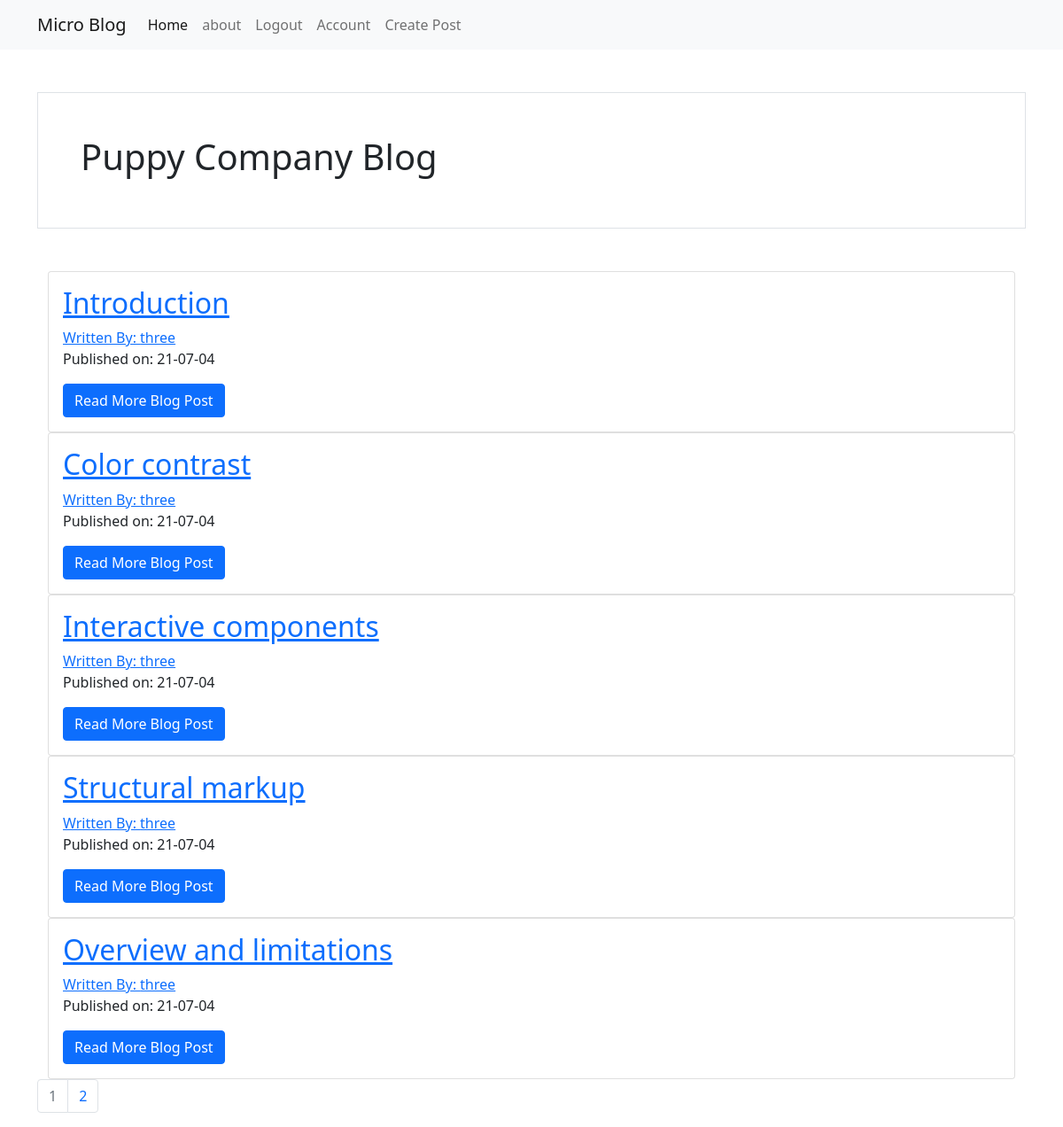
Screenshot of / (signed in) with the database file from the repository.
### puppycompanyblog/models.py (models this page shows, shortened)
class BlogPost(db.Model):
    users = db.relationship("User")
    id = db.Column(db.Integer, primary_key = True)
    user_id = db.Column(db.Integer, db.ForeignKey('users.id'), nullable=False)
    date = db.Column(db.DateTime, nullable=False, default=datetime.utcnow)
    title = db.Column(db.String(140), nullable=False)
    text = db.Column(db.Text, nullable=False)
    def __repr__(self):
        return f"POST Id: {self.id} -- Date: {self.date} -- title: {self.title}"

class User(db.Model, UserMixin):
    __tablename__ = 'users'
    id = db.Column(db.Integer, primary_key= True)
    profile_image = db.Column(db.String(20), nullable = False, default = "default_profile.png")
    email = db.Column(db.String(64), unique = True, index = True)
    username = db.Column(db.String(64), unique = True, index = True)
    password_hash = db.Column(db.String(128))
    posts = db.relationship("BlogPost", backref='author', lazy=True)

### puppycompanyblog/core/views.py (the view)
@core.route('/')
def index():
    page = request.args.get('page', 1, type=int)
    blog_posts = BlogPost.query.order_by(BlogPost.date.desc()).paginate(page=page, per_page=5)
    print(blog_posts.__dict__)
    return render_template('index.html', blog_posts=blog_posts), 200

### puppycompanyblog/models.py (called while the page is built)
@login_manager.user_loader
def load_user(user_id):
    return User.query.get(int(user_id))

### puppycompanyblog/templates/index.html
{% extends "base.html" %}
{% block content %}
  <div class="container-fulid border my-5 p-5 text center">
    <h1>Puppy Company Blog</h1>
  </div>
  <div class="container">
    {% for post in blog_posts.items %}
      <div class="card">
        <div class="card-body">
          <h2><a class="card-title" href="{{ url_for('blog_posts.blog_post', blog_post_id = post.id | int) }}">{{post.title}}</a></h2>
          <a href="{{ url_for('users.user_posts', username=post.author.username)}}">Written By: {{post.author.username}} </a>
          <p>Published on: {{post.date.strftime("%y-%m-%d")}} </p>
          <a href="{{ url_for('blog_posts.blog_post', blog_post_id = post.id | int) }}" class="btn btn-primary">Read More Blog Post</a>
        </div>
      </div>
    {% endfor %}
  </div>
  <nav aria-label="Page navigation">
    <ul class="pagination">
      {% for page_num in blog_posts.iter_pages(left_edge=1, right_edge=1, left_current=1, right_current=2) %}
      {% if blog_posts.page == page_num %}
        <li class="page-item disabled"><a class="page-link" href="{{ url_for('core.index', page=page_num) }}">{{ page_num }}</a></li>
      {% else %}
        <li class="page-item"><a class="page-link" href="{{ url_for('core.index', page=page_num) }}">{{ page_num }}</a></li>
      {% endif %}
      {% endfor %}
    </ul>
  </nav>
{% endblock %}

### rows the page displays
BlogPost: title "Introduction", author.username "three", date "21-07-04"
BlogPost: title "Color contrast", author.username "three", date "21-07-04"
BlogPost: title "Interactive components", author.username "three", date "21-07-04"
BlogPost: title "Structural markup", author.username "three", date "21-07-04"
BlogPost: title "Overview and limitations", author.username "three", date "21-07-04"

### other values shown
{{ page_num }} "1"
{{ page_num }} "2"
